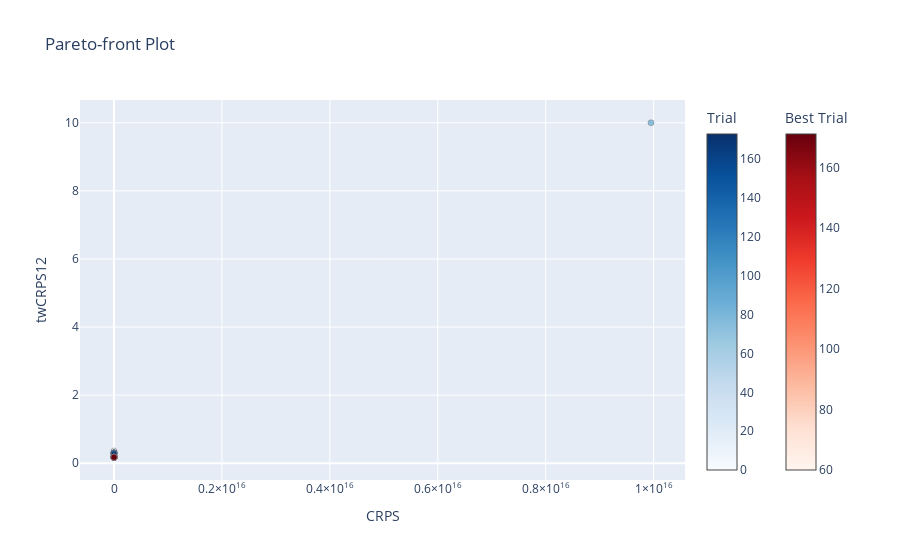

Notebook code for this chart:
### Code cell
optuna.visualization.plot_pareto_front(study2)

### Figure 1 — Plotly figure (JSON) as saved in the notebook; plotly's stock layout.template omitted (floating-point values rounded to 4 significant figures; data arrays with more than 128 entries replaced by an {"elided": "..."} marker saying what was removed)
{"data": [{"hovertemplate": "%{text}<extra>Trial</extra>", "marker": {"color": {"elided": "170 int values"}, "colorbar": {"title": {"text": "Trial"}}, "colorscale": [[0, "rgb(247,251,255)"], [0.125, "rgb(222,235,247)"], [0.25, "rgb(198,219,239)"], [0.375, "rgb(158,202,225)"], [0.5, "rgb(107,174,214)"], [0.625, "rgb(66,146,198)"], [0.75, "rgb(33,113,181)"], [0.875, "rgb(8,81,156)"], [1, "rgb(8,48,107)"]], "line": {"color": "Grey", "width": 0.5}}, "mode": "markers", "showlegend": false, "text": {"elided": "170 str values"}, "type": "scatter", "x": {"elided": "170 float values"}, "y": {"elided": "170 float values"}}, {"hovertemplate": "%{text}<extra>Best Trial</extra>", "marker": {"color": [60, 75, 133, 171], "colorbar": {"title": {"text": "Best Trial"}, "x": 1.1, "xpad": 40}, "colorscale": [[0, "rgb(255,245,240)"], [0.125, "rgb(254,224,210)"], [0.25, "rgb(252,187,161)"], [0.375, "rgb(252,146,114)"], [0.5, "rgb(251,106,74)"], [0.625, "rgb(239,59,44)"], [0.75, "rgb(203,24,29)"], [0.875, "rgb(165,15,21)"], [1, "rgb(103,0,13)"]], "line": {"color": "Grey", "width": 0.5}}, "mode": "markers", "showlegend": false, "text": ["{<br>  \"number\": 60,<br>  \"values\": [<br>    2.845130443572998,<br>    0.1761699542403221<br>  ],<br>  \"params\": {<br>    \"chain_function_mean\": 10.816164399855145,<br>    \"chain_function_std\": 1.7859319383959147,<br>    \"chain_function_constant\": 0.0002098891764671806,<br>    \"optimizer\": \"Adam\",<br>    \"learning_rate\": 0.011948837088205922,<br>    \"forecast_distribution\": \"distr_trunc_normal\",<br>    \"perform_batching\": true,<br>    \"batch_size\": 128,<br>    \"epochs\": 290<br>  }<br>}", "{<br>  \"number\": 75,<br>  \"values\": [<br>    2.7332512736320496,<br>    0.17776165530085564<br>  ],<br>  \"params\": {<br>    \"chain_function_mean\": 9.19786222823183,<br>    \"chain_function_std\": 2.9358057381543485,<br>    \"chain_function_constant\": 0.0008953971292586461,<br>    \"optimizer\": \"Adam\",<br>    \"learning_rate\": 0.0107498927076262,<br>    \"forecast_distribution\": \"distr_mixture_linear\",<br>    \"distribution_1\": \"distr_trunc_normal\",<br>    \"distribution_2\": \"distr_gev\",<br>    \"perform_batching\": true,<br>    \"batch_size\": 128,<br>    \"epochs\": 418<br>  }<br>}", "{<br>  \"number\": 133,<br>  \"values\": [<br>    2.7571710348129272,<br>    0.17763254418969154<br>  ],<br>  \"params\": {<br>    \"chain_function_mean\": 10.426934895766859,<br>    \"chain_function_std\": 2.9140508694306333,<br>    \"chain_function_constant\": 0.00020249680596878128,<br>    \"optimizer\": \"Adam\",<br>    \"learning_rate\": 0.013319128546787101,<br>    \"forecast_distribution\": \"distr_trunc_normal\",<br>    \"perform_batching\": true,<br>    \"batch_size\": 128,<br>    \"epochs\": 292<br>  }<br>}", "{<br>  \"number\": 171,<br>  \"values\": [<br>    2.6950167417526245,<br>    0.17815743014216423<br>  ],<br>  \"params\": {<br>    \"chain_function_mean\": -3.8286614797215854,<br>    \"chain_function_std\": 1.4856259272730807,<br>    \"chain_function_constant\": 0.00020319873200054368,<br>    \"optimizer\": \"Adam\",<br>    \"learning_rate\": 0.008281944399542013,<br>    \"forecast_distribution\": \"distr_mixture_linear\",<br>    \"distribution_1\": \"distr_trunc_normal\",<br>    \"distribution_2\": \"distr_gev\",<br>    \"perform_batching\": true,<br>    \"batch_size\": 128,<br>    \"epochs\": 432<br>  }<br>}"], "type": "scatter", "x": [2.845, 2.733, 2.757, 2.695], "y": [0.1762, 0.1778, 0.1776, 0.1782]}], "layout": {"title": {"text": "Pareto-front Plot"}, "xaxis": {"title": {"text": "CRPS"}}, "yaxis": {"title": {"text": "twCRPS12"}}}}
